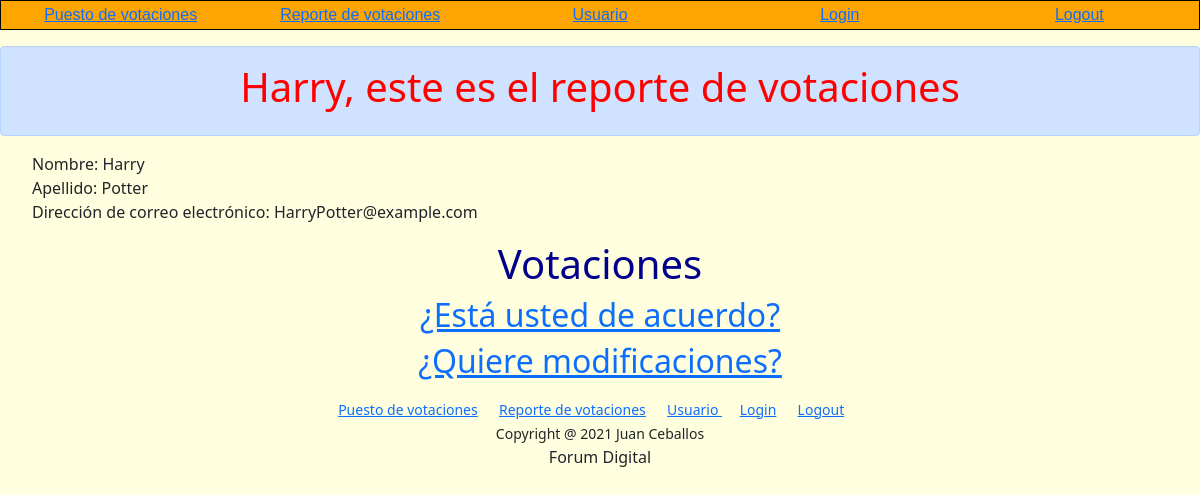
The app's page /poll/ (signed in) with its own data.
### poll/models.py (models this page shows, shortened)
class Poll(models.Model):
    class Method(models.TextChoices):
        MAYORIA_CALIFICADA = 'Mayoria Calificada'
        MAYORIA_SIMPLE = 'Mayoría Simple'
        VERIFICA_QUORUM = 'Verificación del Quorum'
    class Criteria(models.TextChoices):
        INDIVIDUAL = 'Individual'
        COEFICIENT = 'Coeficiente'
        SHARES = 'Acciones'
    question = models.CharField(max_length=127)
    method = models.CharField(max_length=23, choices=Method.choices, default=Method.MAYORIA_CALIFICADA)
    parameter = models.DecimalField(max_digits=5, decimal_places=2,default=0.7)
    criteria = models.CharField(max_length=11, choices=Criteria.choices, default=Criteria.COEFICIENT)
    max_voters = models.IntegerField(default=0)
    max_shares = models.IntegerField(default=0)
    start_time = models.DateTimeField()
    end_time = models.DateTimeField()

### poll/views.py (the view)
# urls.py: path("", views.index, name="index"),
def index(request):
    if request.user.is_authenticated:
        return render(request, "poll/index.html", {
            "polls": Poll.objects.all()
        })
    else:
        return HttpResponseRedirect(reverse("login"))

### poll/templates/poll/index.html
{% extends "poll/layout.html" %}
{% block body %}
    <div class="alert alert-primary" role="alert">
        <h1 class="baz"> {{ request.user.username }}, este es el reporte de votaciones </h1>
    </div>
    <ul>
        Nombre:  {{ request.user.first_name }}<br>
        Apellido: {{ request.user.last_name }}<br>
        Dirección de correo electrónico: {{ request.user.email }}<br>
    </ul>
    <h1>Votaciones</h1>
    {% for poll in polls %}
        <h2>
            <a href="{% url 'poll' poll.id %}">
                {{ poll.question }}
            </a>
        </h2>
        {% empty %}
            <li>No hay votaciones</li>
    {% endfor %}
{% endblock %}

### poll/static/poll/styles.css (style rules this page uses)
h1, h2 { color: darkblue; text-align: center; }
.baz { color: red; text-align: center; }
@media (min-width: 600px) { body { background-color: lightyellow; } }

### poll/templates/poll/layout.html (style rules this page uses)
body { background: lightyellow !important; }

### records on screen
Poll: question "¿Está usted de acuerdo?"
Poll: question "¿Quiere modificaciones?"

### other values on screen
{{ request.user.username }} "Harry"
{{ request.user.first_name }} "Harry"
{{ request.user.last_name }} "Potter"
{{ request.user.email }} "HarryPotter@example.com"
